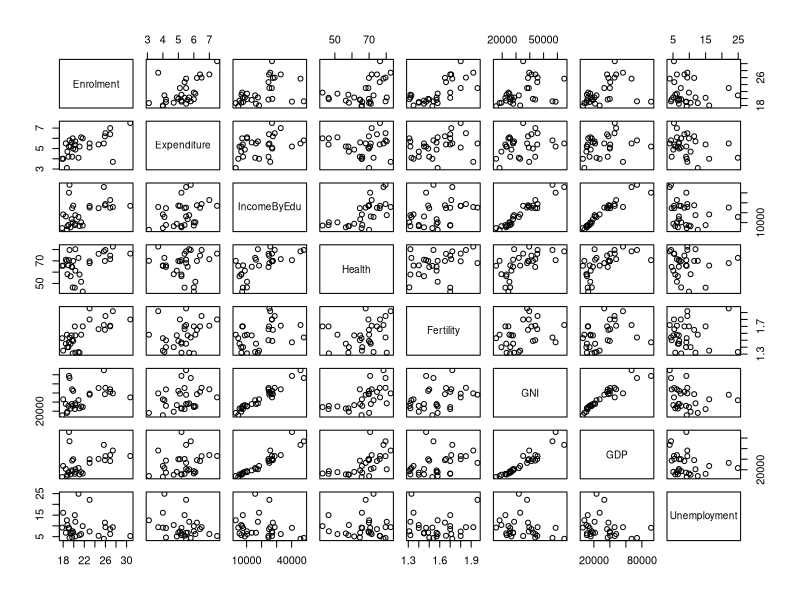
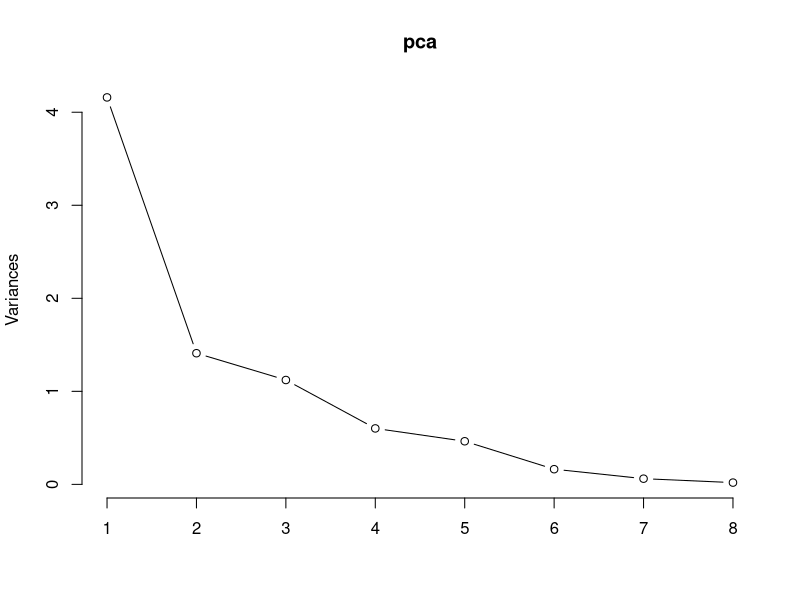
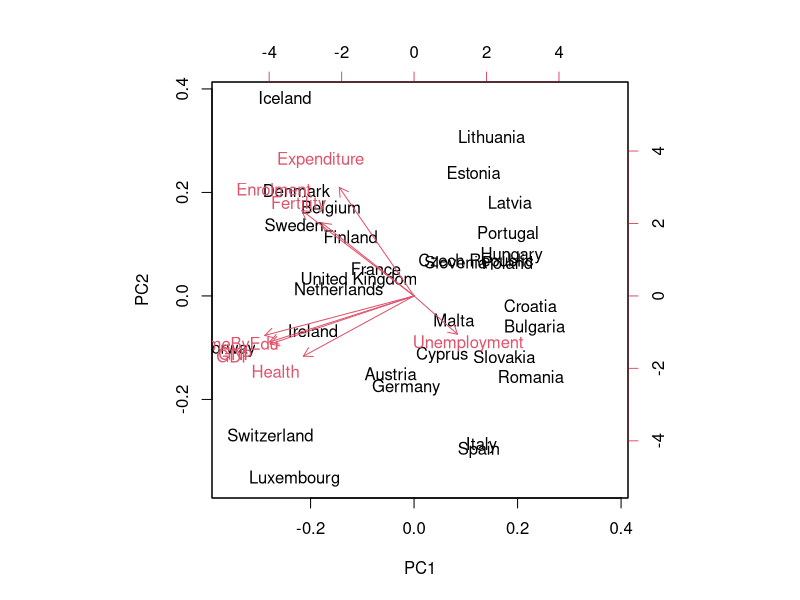

R code for these plots, in order: (Note: this script raises an error after producing the figures.)
#READ DATA
data<-read.csv("Project.csv", header = TRUE, sep=";", row.names=1)
names(data)<-c("Enrolment","Expenditure","IncomeByEdu","Health",
               "Fertility","GNI","GDP","Unemployment")
#DISPLAY DATA
View(data)
str(data)

#PAIRS SCATTER PLOT
pairs(data)

#STANDARDIZATION
data_stand <- as.data.frame(scale(data))
View(data_stand)


#CORELATION MATRIX
cor_matrix<-cor(data_stand)
View(cor_matrix)

#DET PC
pca<-prcomp(data,center = TRUE,scale. = TRUE)
pca
summary(pca)

#PLOTS
screeplot(pca, type="lines")
biplot(pca)

pca.var <- pca$sdev^2
pca.var.per <- round(pca.var/sum(pca.var)*100, 1)


pca.data <- data.frame(Sample=rownames(pca$x), X=pca$x[,1], Y=pca$x[,2])
pca.data



ggplot(d=pca.data, aes(x=X, y=Y, label=Sample)) + geom_text() + xlab(paste("PC1 - ", pca.var.per[1], "%", sep="")) +
  ylab(paste("PC2 - ", pca.var.per[2], "%", sep="")) + theme_bw() +  ggtitle("PCA Graph")